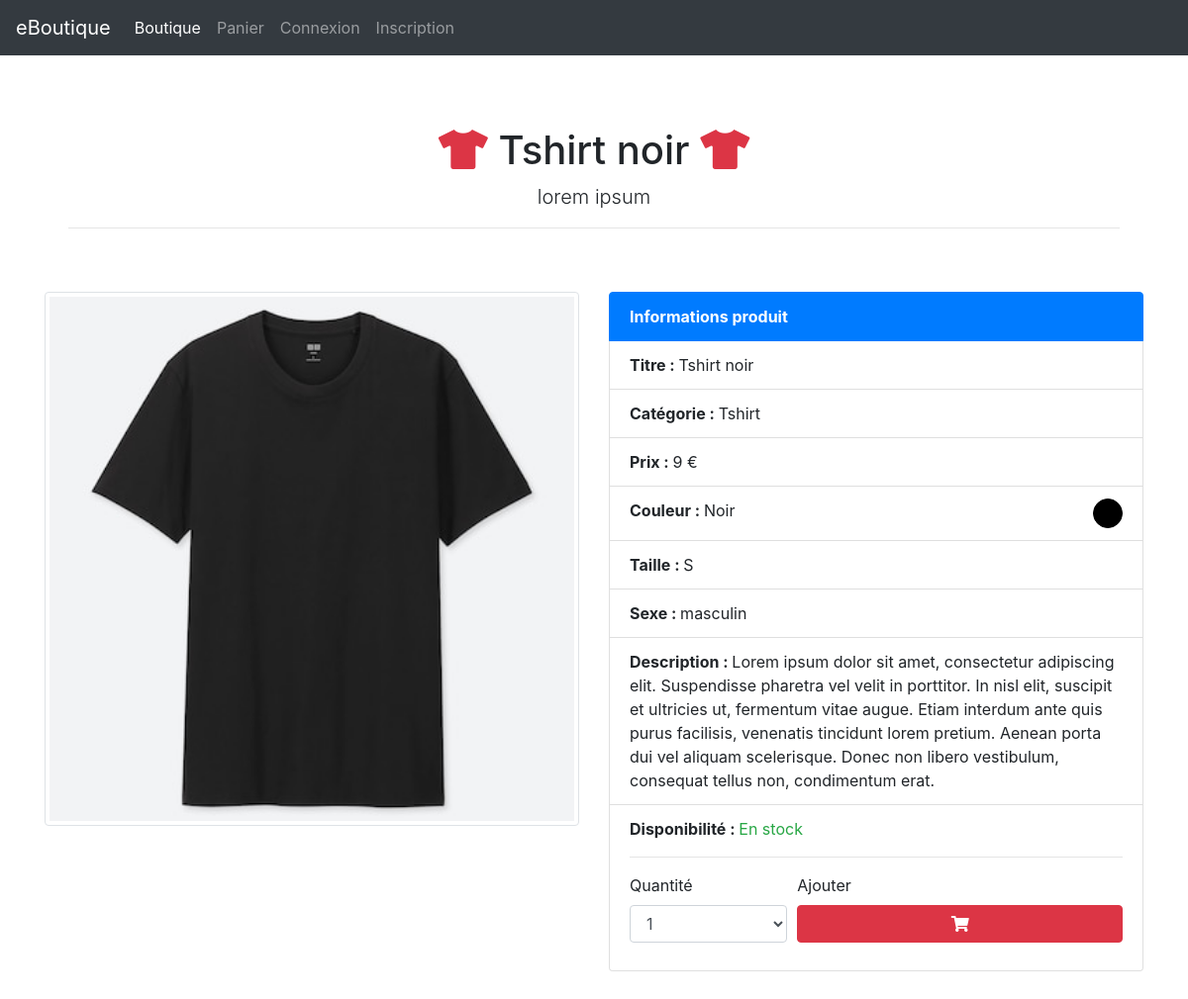
/fiche_produit.php?id_article=9, run on the app's committed database.
### tables this page shows
CREATE TABLE `article` (
  `id_article` int(5) NOT NULL,
  `reference` varchar(255) NOT NULL,
  `categorie` varchar(255) NOT NULL,
  `titre` varchar(255) NOT NULL,
  `description` text NOT NULL,
  `couleur` varchar(255) NOT NULL,
  `taille` varchar(255) NOT NULL,
  `sexe` enum('m','f') NOT NULL,
  `photo` varchar(255) NOT NULL,
  `prix` double(7,2) NOT NULL,
  `stock` int(4) NOT NULL
);

### inc/functions.inc.php (called while the page is built, shortened)
<?php
function displayColor($color) {
	$color = strtolower($color);
	switch($color) {
		case 'noir':
			return 'black';
		break;
	}
}

### fiche_produit.php (the view, shortened to what this page needs)
<?php
require_once 'inc/init.inc.php';
require_once 'inc/functions.inc.php';
$infos_produit = $pdo->prepare("SELECT * FROM article WHERE id_article = :id_article");
$infos_produit->bindParam(':id_article', $_GET['id_article'], PDO::PARAM_STR);
$infos_produit->execute();
$produit = $infos_produit->fetch(PDO::PARAM_STR);
require_once 'inc/header.inc.php';
require_once 'inc/nav.inc.php';
?>
		<div class="starter-template">
			<h1><i class="fas fa-tshirt text-danger"></i> <?php echo $produit['titre']; ?> <i class="fas fa-tshirt text-danger"></i></h1>
			<p class="lead">lorem ipsum</p>
			<hr>
		</div>
		<div class="row">
			<div class="col-6"><?php echo '<img src="' . URL . $produit['photo'] . '" class="img-thumbnail w-100" alt="image produit">'; ?></div>
			<div class="col-6">
				<ul class="list-group">
					<li class="list-group-item active"><b>Informations produit</b></li>
					<li class="list-group-item"><b>Titre : </b><?php echo $produit['titre']; ?></li>
					<li class="list-group-item"><b>Catégorie : </b><?php echo $produit['categorie']; ?></li>
					<li class="list-group-item"><b>Prix : </b><?php echo $produit['prix']; ?> €</li>
					<li class="list-group-item"><b>Couleur : </b><?php echo $produit['couleur']; ?> <span class="float-right" style="display: inline-block; width: 30px; height: 30px; border-radius: 50%; border: 1px solid black; background-color: <?php echo displayColor($produit['couleur']); ?>;"></span></li>
					<li class="list-group-item"><b>Taille : </b><?php echo $produit['taille']; ?></li>
					<li class="list-group-item"><b>Sexe : </b><?php if($produit['sexe'] == 'f') { echo 'féminin'; } else { echo 'masculin'; } ?></li>
					<li class="list-group-item"><b>Description : </b><?php echo $produit['description']; ?></li>
					<li class="list-group-item"><b>Disponibilité : </b>
					<?php
					if($produit['stock'] > 0) {
						echo '<span class="text-success">En stock</span>';
						echo '<hr><form method="post" action="panier.php">';
						echo '<div class="form-row">';
						echo '<div class="form-group col-4"><label for="quantite">Quantité</label>';
						echo '<select class="form-control" name="quantite" id="quantite">';
						for($i = 1; $i <= $produit['stock'] && $i <= 5; $i++) {
							echo '<option>' . $i . '</option>';
						}
						echo '</select>';
						echo '</div>';
						echo '<div class="form-group col-8"><label>Ajouter</label>';
						echo '<button type="submit" class="btn btn-danger w-100" name="ajout_panier" value="ajout_panier"><i class="fas fa-shopping-cart "></i></button>';
						echo '</div>';
						echo '</div>';
						echo '</form>';
					} else {
						echo '<span class="text-danger">Rupture de stock pour ce produit</span>
								<br>
								<a href="' . URL . 'index.php?categorie=' . $produit['categorie'] . '" class="btn btn-primary w-100">Retour vers la catégorie de ce produit<a>';
					} ?></li>
				</ul>
			</div>
			<div class="col-12"><br><br><br><br><br><br><br><br><br><br><br><br><br><br><br><br><br><br><br><br><br><br><br><br><br><br><br><br><br></div>
		</div>
<?php
require_once 'inc/footer.inc.php';

### assets/css/style.css (style rules this page uses)
body { padding-top: 5rem; }
.starter-template { padding: 3rem 1.5rem; text-align: center; }

### data on the page
article: titre "Tshirt noir", photo (picture), categorie "Tshirt", prix "9", couleur "Noir", taille "S", description "Lorem ipsum dolor sit amet, consectetur adipiscing elit. Suspendisse pharetra vel velit in porttitor. In nisl elit, suscipit et ultricies ut, fermentum vitae augue. Etiam interdum ante quis purus facilisis, venenatis tincidunt lorem pretium. Aenean porta dui vel aliquam scelerisque. Donec non libero vestibulum, consequat tellus non, condimentum erat."

### other printed values
form field quantite "1"
